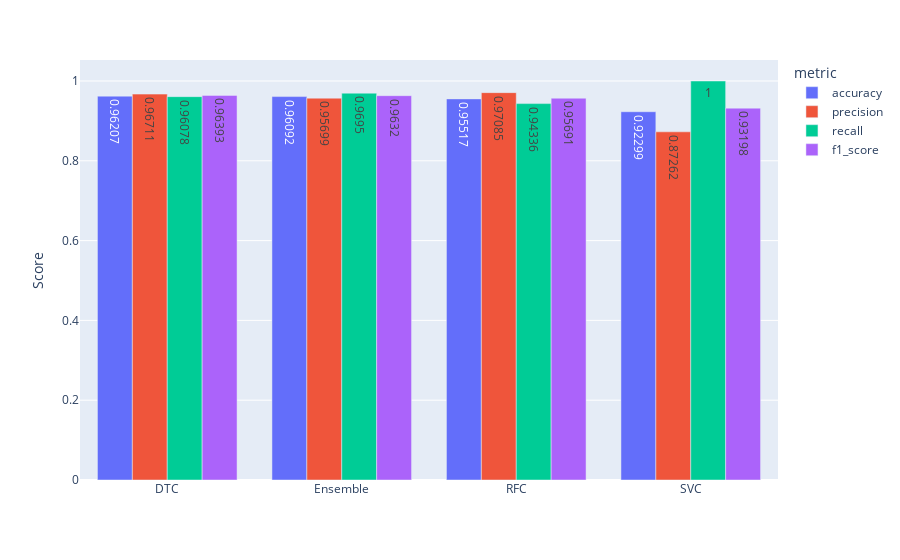

This figure's notebook cell:
### Markdown cell above
# Visualization Model

### Code cell
import plotly.express as px
from sklearn.metrics import accuracy_score, precision_score, recall_score, f1_score
import pandas as pd

data = pd.DataFrame({'model': ['SVC', 'RFC', 'DTC', 'Ensemble'],
                     'accuracy': [round(accuracy_score(y_test, y_pred_svc), 5),
                                  round(accuracy_score(y_test, y_pred_rfc), 5),
                                  round(accuracy_score(y_test, y_pred_dtc), 5),
                                  round(accuracy_score(y_test, y_pred_ensemble), 5)],
                     'precision': [round(precision_score(y_test, y_pred_svc), 5),
                                   round(precision_score(y_test, y_pred_rfc), 5),
                                   round(precision_score(y_test, y_pred_dtc), 5),
                                   round(precision_score(y_test, y_pred_ensemble), 5)],
                     'recall': [round(recall_score(y_test, y_pred_svc), 5),
                                round(recall_score(y_test, y_pred_rfc), 5),
                                round(recall_score(y_test, y_pred_dtc), 5),
                                round(recall_score(y_test, y_pred_ensemble), 5)],
                     'f1_score': [round(f1_score(y_test, y_pred_svc), 5),
                                  round(f1_score(y_test, y_pred_rfc), 5),
                                  round(f1_score(y_test, y_pred_dtc), 5),
                                  round(f1_score(y_test, y_pred_ensemble), 5)]})

# Sort the data based on f1_score
data = data.sort_values(by='f1_score', ascending=False)

# Melt the dataset to "long-form" format
data_melted = pd.melt(data, id_vars=['model'], var_name='metric', value_name='score')

# Create multi barplot with Plotly
fig = px.bar(data_melted, x='model', y='score', color='metric',
             color_discrete_sequence=['#636EFA', '#EF553B', '#00CC96', '#AB63FA'],
             barmode='group', text_auto='.5')

fig.update_layout(xaxis_tickangle=0, xaxis_title=None, yaxis_title='Score')
fig.show()

### Figure 1 — Plotly figure (JSON) as saved in the notebook; plotly's stock layout.template omitted (floating-point values rounded to 4 significant figures)
{"data": [{"alignmentgroup": "True", "hovertemplate": "metric=accuracy<br>model=%{x}<br>score=%{y}<extra></extra>", "legendgroup": "accuracy", "marker": {"color": "#636EFA", "pattern": {"shape": ""}}, "name": "accuracy", "offsetgroup": "accuracy", "orientation": "v", "showlegend": true, "textposition": "auto", "texttemplate": "%{y:.5}", "type": "bar", "x": ["DTC", "Ensemble", "RFC", "SVC"], "xaxis": "x", "y": [0.9621, 0.9609, 0.9552, 0.923], "yaxis": "y"}, {"alignmentgroup": "True", "hovertemplate": "metric=precision<br>model=%{x}<br>score=%{y}<extra></extra>", "legendgroup": "precision", "marker": {"color": "#EF553B", "pattern": {"shape": ""}}, "name": "precision", "offsetgroup": "precision", "orientation": "v", "showlegend": true, "textposition": "auto", "texttemplate": "%{y:.5}", "type": "bar", "x": ["DTC", "Ensemble", "RFC", "SVC"], "xaxis": "x", "y": [0.9671, 0.957, 0.9708, 0.8726], "yaxis": "y"}, {"alignmentgroup": "True", "hovertemplate": "metric=recall<br>model=%{x}<br>score=%{y}<extra></extra>", "legendgroup": "recall", "marker": {"color": "#00CC96", "pattern": {"shape": ""}}, "name": "recall", "offsetgroup": "recall", "orientation": "v", "showlegend": true, "textposition": "auto", "texttemplate": "%{y:.5}", "type": "bar", "x": ["DTC", "Ensemble", "RFC", "SVC"], "xaxis": "x", "y": [0.9608, 0.9695, 0.9434, 1], "yaxis": "y"}, {"alignmentgroup": "True", "hovertemplate": "metric=f1_score<br>model=%{x}<br>score=%{y}<extra></extra>", "legendgroup": "f1_score", "marker": {"color": "#AB63FA", "pattern": {"shape": ""}}, "name": "f1_score", "offsetgroup": "f1_score", "orientation": "v", "showlegend": true, "textposition": "auto", "texttemplate": "%{y:.5}", "type": "bar", "x": ["DTC", "Ensemble", "RFC", "SVC"], "xaxis": "x", "y": [0.9639, 0.9632, 0.9569, 0.932], "yaxis": "y"}], "layout": {"barmode": "group", "legend": {"title": {"text": "metric"}, "tracegroupgap": 0}, "margin": {"t": 60}, "xaxis": {"anchor": "y", "domain": [0, 1], "tickangle": 0, "title": {}}, "yaxis": {"anchor": "x", "domain": [0, 1], "title": {"text": "Score"}}}}
